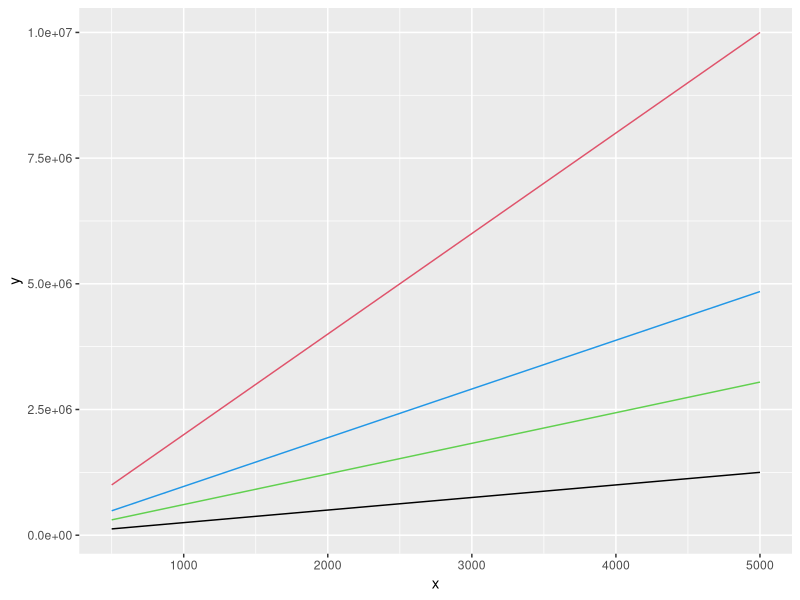
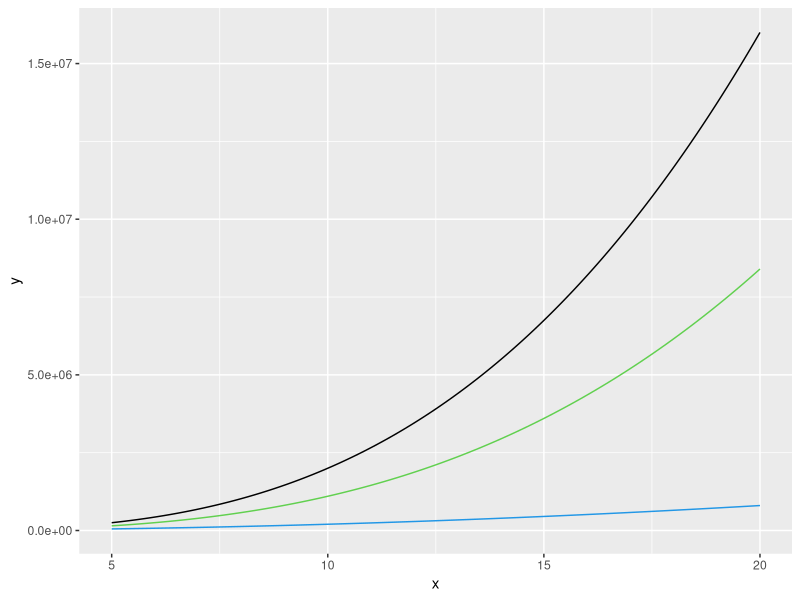
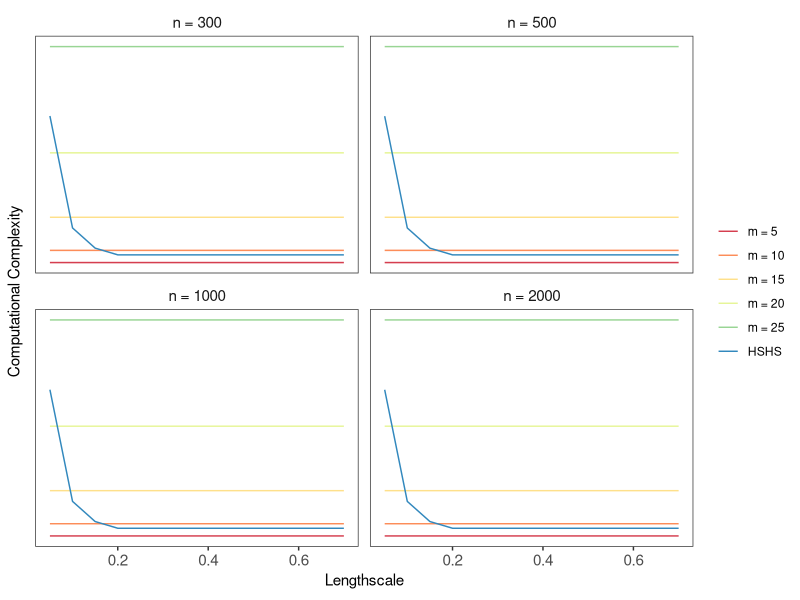
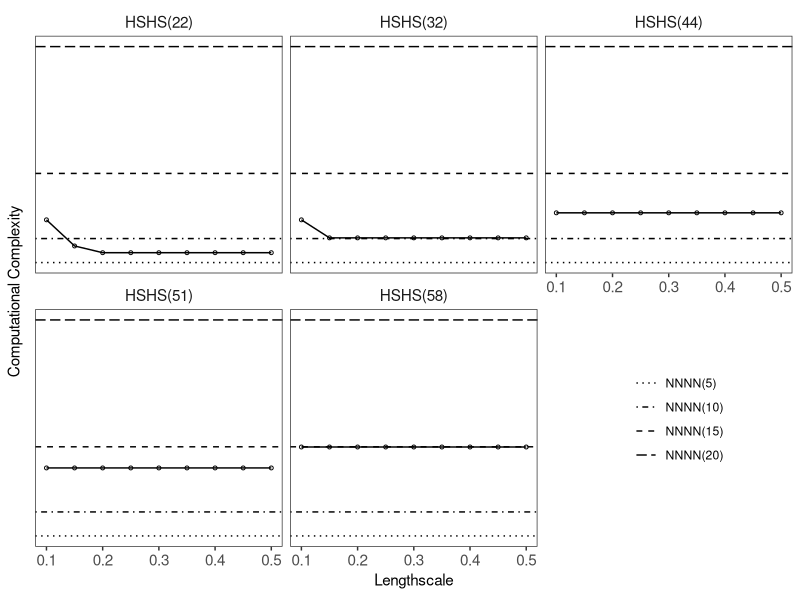
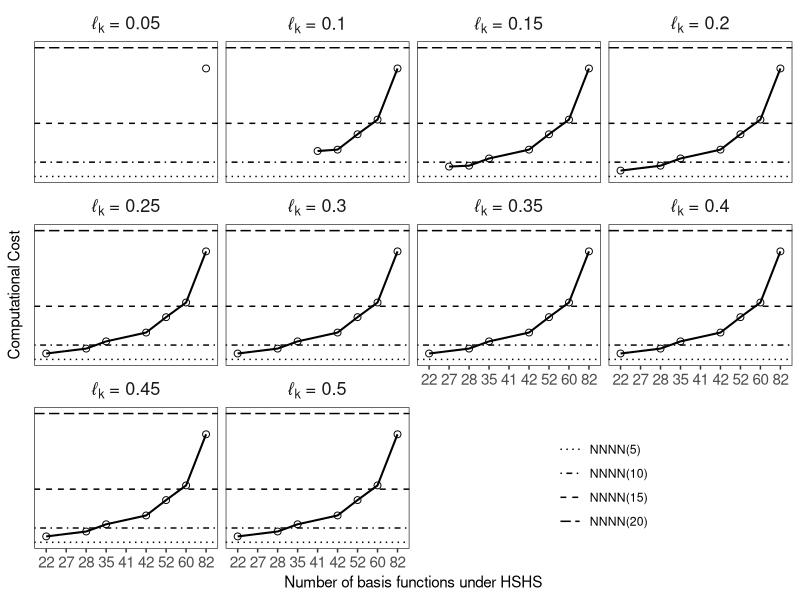

Here is the R script that generated these plots, in order:
rm(list =ls())
library(tidyverse)
## Computational Complexity
FullComputationalComplexity <- function(n) {
  2*n^3
}

NNNNComputationalComplexity <- function(n,m) {
  2*n*m^3
}

NNHSComputationalComplexity <- function(n,m,m1,m2) {
  n*m^3 + (n+1)*(m1*m2)
}

HSHSComputationalComplexity <- function(n,m1,m2) {
  2*(n+1)*(m1*m2) + n
}

set.seed(1492)
ggplot(data.frame(x = seq(500,5000,l=10)), aes(x = x)) +
  geom_function(fun = NNNNComputationalComplexity, args = list(m = 5), col = 1) +
  geom_function(fun = NNNNComputationalComplexity, args = list(m = 10), col = 2) +
  geom_function(fun = NNHSComputationalComplexity, args = list(m = 5, m1 = 22, m2 = 22), col = 3) +
  geom_function(fun = HSHSComputationalComplexity, args = list(m1 = 22, m2 = 22), col = 4) 



ggplot(data.frame(x = seq(5,20,5)), aes(x = x)) +
  geom_function(fun = function(m,n) { 2*n*m^3}, 
                args = list(n = 1000), col = 1) +
  geom_function(fun = function(m,n) {n*m^3 + (n+1)*(m*m)}, 
                args = list(n = 1000), col = 3) +
  geom_function(fun = function(m,n) {2*(n+1)*(m*m) + n}, 
                args = list(n = 1000), col = 4)


NNNNComputationalComplexity(n = 50, m = 15) / HSHSComputationalComplexity(n = 50, m1 = 42, m2 = 42)

NNNNComputationalComplexity(n = 500, m = 5) / HSHSComputationalComplexity(n = 500, m1 = 53, m2 = 23)


vector_lscale <- seq(0.05,0.7,l=14); vector_lscale
vector_c <- round(pmax(4.5*vector_lscale,1.5),2); vector_c
vector_m <- pmax(round(3.42*vector_c/vector_lscale,0),26); vector_m
library(tidyverse)
setup <- data.frame(lscale = vector_lscale, c = vector_c, m = vector_m)
xtable::xtable(setup)

setup <- setup %>%
  mutate(`m = 5_300` = NNNNComputationalComplexity(n = 300, m = 5)) %>%
  mutate(`m = 10_300` = NNNNComputationalComplexity(n = 300, m = 10)) %>%
  mutate(`m = 15_300` = NNNNComputationalComplexity(n = 300, m = 15)) %>%
  mutate(`m = 20_300` = NNNNComputationalComplexity(n = 300, m = 20)) %>%
  mutate(`m = 25_300` = NNNNComputationalComplexity(n = 300, m = 25)) %>%
  mutate(`HSHS_300` = HSHSComputationalComplexity(n = 300, m1 = m, m2 = m))

setup <- setup %>%
  mutate(`m = 5_500` = NNNNComputationalComplexity(n = 500, m = 5)) %>%
  mutate(`m = 10_500` = NNNNComputationalComplexity(n = 500, m = 10)) %>%
  mutate(`m = 15_500` = NNNNComputationalComplexity(n = 500, m = 15)) %>%
  mutate(`m = 20_500` = NNNNComputationalComplexity(n = 500, m = 20)) %>%
  mutate(`m = 25_500` = NNNNComputationalComplexity(n = 500, m = 25)) %>%
  mutate(`HSHS_500` = HSHSComputationalComplexity(n = 500, m1 = m, m2 = m))

setup <- setup %>%
  mutate(`m = 5_1000` = NNNNComputationalComplexity(n = 1000, m = 5)) %>%
  mutate(`m = 10_1000` = NNNNComputationalComplexity(n = 1000, m = 10)) %>%
  mutate(`m = 15_1000` = NNNNComputationalComplexity(n = 1000, m = 15)) %>%
  mutate(`m = 20_1000` = NNNNComputationalComplexity(n = 1000, m = 20)) %>%
  mutate(`m = 25_1000` = NNNNComputationalComplexity(n = 1000, m = 25)) %>%
  mutate(`HSHS_1000` = HSHSComputationalComplexity(n = 1000, m1 = m, m2 = m))

setup <- setup %>%
  mutate(`m = 5_2000` = NNNNComputationalComplexity(n = 2000, m = 5)) %>%
  mutate(`m = 10_2000` = NNNNComputationalComplexity(n = 2000, m = 10)) %>%
  mutate(`m = 15_2000` = NNNNComputationalComplexity(n = 2000, m = 15)) %>%
  mutate(`m = 20_2000` = NNNNComputationalComplexity(n = 2000, m = 20)) %>%
  mutate(`m = 25_2000` = NNNNComputationalComplexity(n = 2000, m = 25)) %>%
  mutate(`HSHS_2000` = HSHSComputationalComplexity(n = 2000, m1 = m, m2 = m))

setup <- setup %>% gather(Key,Value,-lscale,-c,-m)
setup <- setup %>% separate(Key, into = c("Method","n"), sep = "_")
table(setup$Method)

setup %>%
  mutate(n = recode(n, `300`=0, `500`=1, `1000`=2, `2000` =3)) %>%
  mutate(n = factor(n, labels = c("n = 300","n = 500","n = 1000","n = 2000"))) %>%
  mutate(Method = recode(Method, `m = 5`=1, `m = 10`=2, `m = 15` =3, `m = 20` = 4, `m = 25` = 5, `HSHS` = 6)) %>%
  mutate(Method = factor(Method, labels = c("m = 5","m = 10","m = 15", "m = 20", "m = 25", "HSHS"))) %>%
  ggplot(aes(x = lscale, y = Value)) + 
  geom_path(aes(col = Method), linewidth = 0.5, alpha = 2) +
  scale_colour_brewer(palette = "Spectral") +
  facet_wrap(~n, ncol = 2, scales = "free_y") +
  theme_bw() +
  xlab(bquote(Lengthscale)) +
  ylab(bquote(Computational~Complexity)) +
  theme(strip.background = element_blank(),
        strip.text = element_text(size = 11),
        panel.grid = element_blank(),
        legend.title = element_blank(),
        legend.position = "right",
        axis.text.y = element_blank(),
        axis.text.x = element_text(size = 11),
        axis.ticks.y = element_blank())
ggsave(filename = "Computational_Complexity_Plots.png", height = 6, width = 10)


##
vector_lscale <- seq(0.1,0.5,l=9); vector_lscale
vector_c <- round(pmax(4.5*vector_lscale,1.2),2); vector_c
round(3.42*vector_c/vector_lscale,0)
vector_m1 <- pmax(round(3.42*vector_c/vector_lscale,0),22); vector_m1
vector_m2 <- pmax(round(3.42*vector_c/vector_lscale,0),32); vector_m2
vector_m3 <- pmax(round(3.42*vector_c/vector_lscale,0),44); vector_m3
vector_m4 <- pmax(round(3.42*vector_c/vector_lscale,0),51); vector_m4
vector_m5 <- pmax(round(3.42*vector_c/vector_lscale,0),58); vector_m5
library(tidyverse)
setup <- data.frame(lscale = vector_lscale, c = vector_c, m1 = vector_m1, m2 = vector_m2, m3 = vector_m3, m4 = vector_m4, m5 = vector_m5)

xtable::xtable(setup)

setup <- setup %>%
  mutate(`HSHS(22)` = HSHSComputationalComplexity(n = 1000, m1 = m1, m2 = m1)) %>%
  mutate(`HSHS(32)` = HSHSComputationalComplexity(n = 1000, m1 = m2, m2 = m2)) %>%
  mutate(`HSHS(44)` = HSHSComputationalComplexity(n = 1000, m1 = m3, m2 = m3)) %>%
  mutate(`HSHS(51)` = HSHSComputationalComplexity(n = 1000, m1 = m4, m2 = m4)) %>%
  mutate(`HSHS(58)` = HSHSComputationalComplexity(n = 1000, m1 = m5, m2 = m5))

setup
setup <- setup %>% select(-c,-m1,-m2,-m3,-m4,-m5) %>% gather(Method,Value,-lscale)

table(setup$Method)

setup %>%
  mutate(Method = recode(Method, `HSHS(22)` = 1, `HSHS(32)` = 2, `HSHS(44)` = 3, `HSHS(51)` = 4, `HSHS(58)` = 5)) %>%
  mutate(Method = factor(Method, labels = c("HSHS(22)", "HSHS(32)","HSHS(44)","HSHS(51)","HSHS(58)"))) %>%
  ggplot(aes(x = lscale, y = Value)) + 
  geom_path(linewidth = 0.5, linetype = "solid") +
  geom_point(size = 1, shape = 1) +
  facet_wrap(~Method, ncol = 3) +
  scale_colour_brewer(palette = "Spectral") +
  geom_hline(aes(yintercept = NNNNComputationalComplexity(n = 1000, m = 5), linetype = "1")) +
  geom_hline(aes(yintercept = NNNNComputationalComplexity(n = 1000, m = 10), linetype = "2")) +
  geom_hline(aes(yintercept = NNNNComputationalComplexity(n = 1000, m = 15), linetype = "3")) +
  geom_hline(aes(yintercept = NNNNComputationalComplexity(n = 1000, m = 20), linetype = "4")) +
  scale_linetype_manual(values=c("dotted","dotdash","dashed","longdash"),
                        labels = c("NNNN(5)","NNNN(10)","NNNN(15)","NNNN(20)")) +
  theme_bw() +
  xlab(bquote(Lengthscale)) +
  ylab(bquote(Computational~Complexity)) +
  theme(strip.background = element_blank(),
        strip.text = element_text(size = 11),
        panel.grid = element_blank(),
        legend.title = element_blank(),
        legend.position = c(0.85,0.25),
        axis.text.y = element_blank(),
        axis.text.x = element_text(size = 11),
        axis.ticks.y = element_blank())
ggsave(filename = "Computational_Complexity_Plots.png", height = 5, width = 10)


###
##
vector_lscale <- seq(0.05,0.5,l=10); vector_lscale
vector_c <- round(pmax(4.5*vector_lscale,1.2),2); vector_c
round(3.42*vector_c/vector_lscale,0)
vector_m1 <- pmax(22,round(3.42*vector_c/vector_lscale,0)); vector_m1
vector_m2 <- pmax(28,round(3.42*vector_c/vector_lscale,0)); vector_m2
vector_m3 <- pmax(35,round(3.42*vector_c/vector_lscale,0)); vector_m3
vector_m4 <- pmax(42,round(3.42*vector_c/vector_lscale,0)); vector_m4
vector_m5 <- pmax(52,round(3.42*vector_c/vector_lscale,0)); vector_m5
vector_m6 <- pmax(60,round(3.42*vector_c/vector_lscale,0)); vector_m6
vector_m7 <- pmax(82,round(3.42*vector_c/vector_lscale,0)); vector_m7

#vector_m1 <- 22; vector_m1
#vector_m2 <- 26; vector_m2
#vector_m3 <- 32; vector_m3
#vector_m4 <- 44; vector_m4
#vector_m5 <- 51; vector_m5
#vector_m6 <- 58; vector_m6
library(tidyverse)
setup <- tibble(lscale = vector_lscale, c = vector_c, m1 = vector_m1, m2 = vector_m2, m3 = vector_m3, m4 = vector_m4, m5 = vector_m5, m6 = vector_m6, m7 = vector_m7)
setup <- setup %>% gather(x,m,-c,-lscale) %>% select(-x) %>% distinct()
setup
table(setup$m)

setup <- setup %>% mutate(cs = HSHSComputationalComplexity(n = 1000, m1 = m, m2 = m)) 
setup
setup <- setup %>% mutate(Method = "HSHS")
setup
setup %>% filter(lscale == 0.10)
setup %>%
  ggplot(aes(x = factor(m), y = cs)) + 
  geom_path(aes(group = 1), linewidth = 0.7) +
  geom_point(size = 2, shape = 1) +
  facet_wrap(~lscale, ncol = 4, labeller = label_bquote("\u2113"[k]~"="~.(lscale))) +
  geom_hline(aes(yintercept = NNNNComputationalComplexity(n = 1000, m = 5), linetype = "1"), linewidth = 0.5) +
  geom_hline(aes(yintercept = NNNNComputationalComplexity(n = 1000, m = 10), linetype = "2"), linewidth = 0.5) +
  geom_hline(aes(yintercept = NNNNComputationalComplexity(n = 1000, m = 15), linetype = "3"), linewidth = 0.5) +
  geom_hline(aes(yintercept = NNNNComputationalComplexity(n = 1000, m = 20), linetype = "4"), linewidth = 0.5) +
  scale_linetype_manual(values=c("dotted","dotdash","dashed","longdash"),
                        labels = c("NNNN(5)","NNNN(10)","NNNN(15)","NNNN(20)")) +
  theme_bw() +
  xlab(bquote(Number~of~basis~functions~under~HSHS)) +
  ylab(bquote(Computational~Cost)) +
  theme(strip.background = element_blank(),
        strip.text = element_text(size = 13),
        panel.grid = element_blank(),
        legend.title = element_blank(),
        legend.position = c(0.75,0.125),
        axis.text.y = element_blank(),
        axis.text.x = element_text(size = 11),
        axis.ticks.y = element_blank())
ggsave(filename = "Computational_Complexity_Plots.png", height = 7, width = 11)

